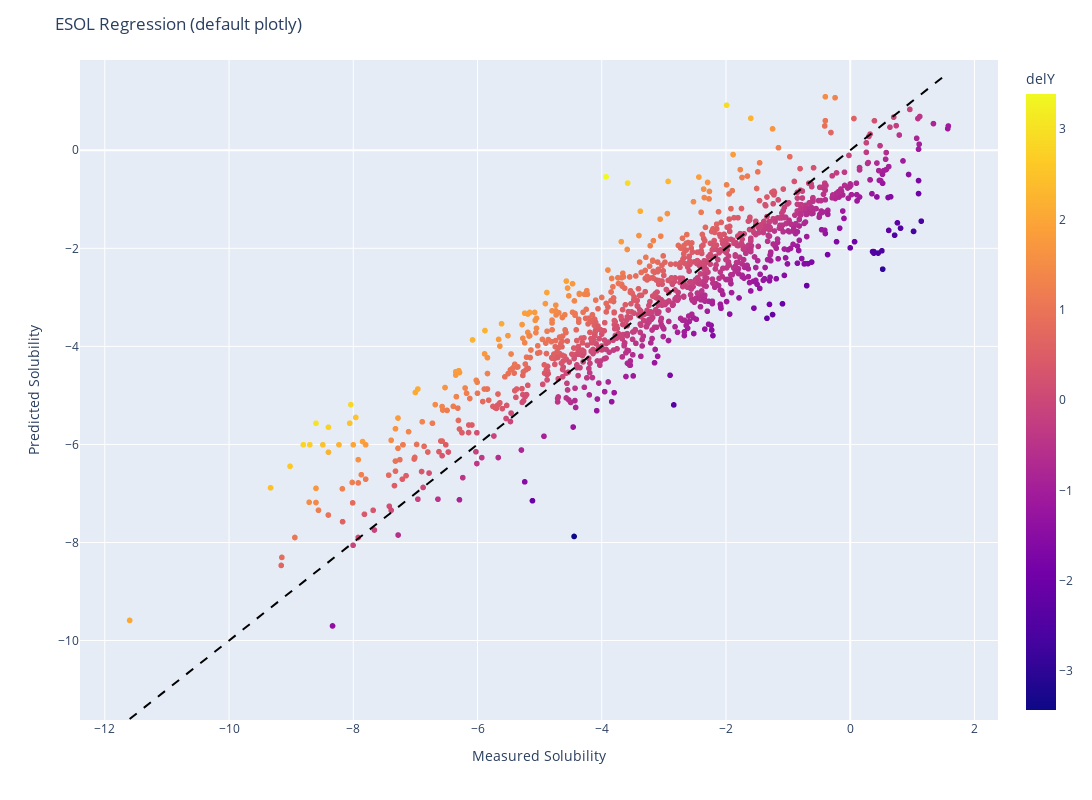

Notebook cell for this chart:
### Markdown cell above
Let's make a plotly scatter plot comparing the measured vs predicted solubilities (and configure the plot parameters)

### Code cell
df_esol['delY'] = df_esol["y_pred"] - df_esol["y_true"]
fig = px.scatter(df_esol, x="y_true", y="y_pred",
                 color='delY')

# This adds a dotted line along y=x from x=0 to x=100
fig.add_shape(type='line',
              x0=min(df_esol['y_true']),
              y0=min(df_esol['y_true']),
              x1=max(df_esol['y_true']),
              y1=max(df_esol['y_true']),
              line=dict(color='black', dash='dash'),
              xref='x',
              yref='y'
              )

fig.update_layout(
    title='ESOL Regression (default plotly)',
    autosize=True,
    width=1200,  # size of figure
    height=800,
    xaxis=dict(title="Measured Solubility"),
    yaxis=dict(title="Predicted Solubility")
)

fig

### Figure 1 — Plotly figure (JSON) as saved in the notebook; plotly's stock layout.template omitted (floating-point values rounded to 4 significant figures; data arrays with more than 128 entries replaced by an {"elided": "..."} marker saying what was removed)
{"data": [{"hovertemplate": "y_true=%{x}<br>y_pred=%{y}<br>delY=%{marker.color}<extra></extra>", "legendgroup": "", "marker": {"color": {"elided": "1128 float values"}, "coloraxis": "coloraxis", "symbol": "circle"}, "mode": "markers", "name": "", "showlegend": false, "type": "scattergl", "x": {"elided": "1128 float values"}, "xaxis": "x", "y": {"elided": "1128 float values"}, "yaxis": "y"}], "layout": {"autosize": true, "coloraxis": {"colorbar": {"title": {"text": "delY"}}, "colorscale": [[0, "#0d0887"], [0.1111, "#46039f"], [0.2222, "#7201a8"], [0.3333, "#9c179e"], [0.4444, "#bd3786"], [0.5556, "#d8576b"], [0.6667, "#ed7953"], [0.7778, "#fb9f3a"], [0.8889, "#fdca26"], [1, "#f0f921"]]}, "height": 800, "legend": {"tracegroupgap": 0}, "margin": {"t": 60}, "shapes": [{"line": {"color": "black", "dash": "dash"}, "type": "line", "x0": -11.6, "x1": 1.58, "xref": "x", "y0": -11.6, "y1": 1.58, "yref": "y"}], "title": {"text": "ESOL Regression (default plotly)"}, "width": 1200, "xaxis": {"anchor": "y", "domain": [0, 1], "title": {"text": "Measured Solubility"}}, "yaxis": {"anchor": "x", "domain": [0, 1], "title": {"text": "Predicted Solubility"}}}}
